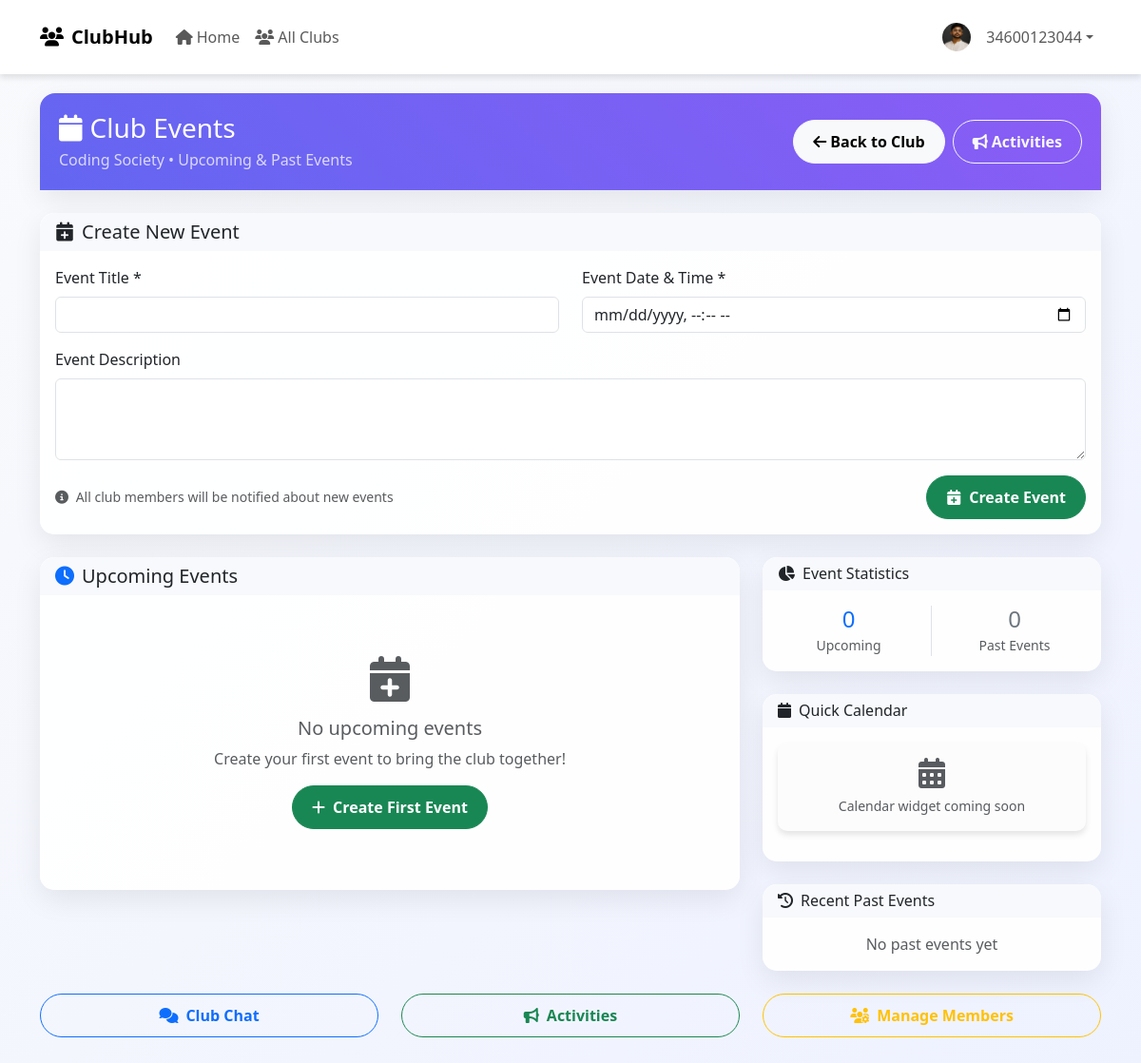
/clubs/EED2BA6D/events/ (signed in), run on an earlier commit of the app's database.
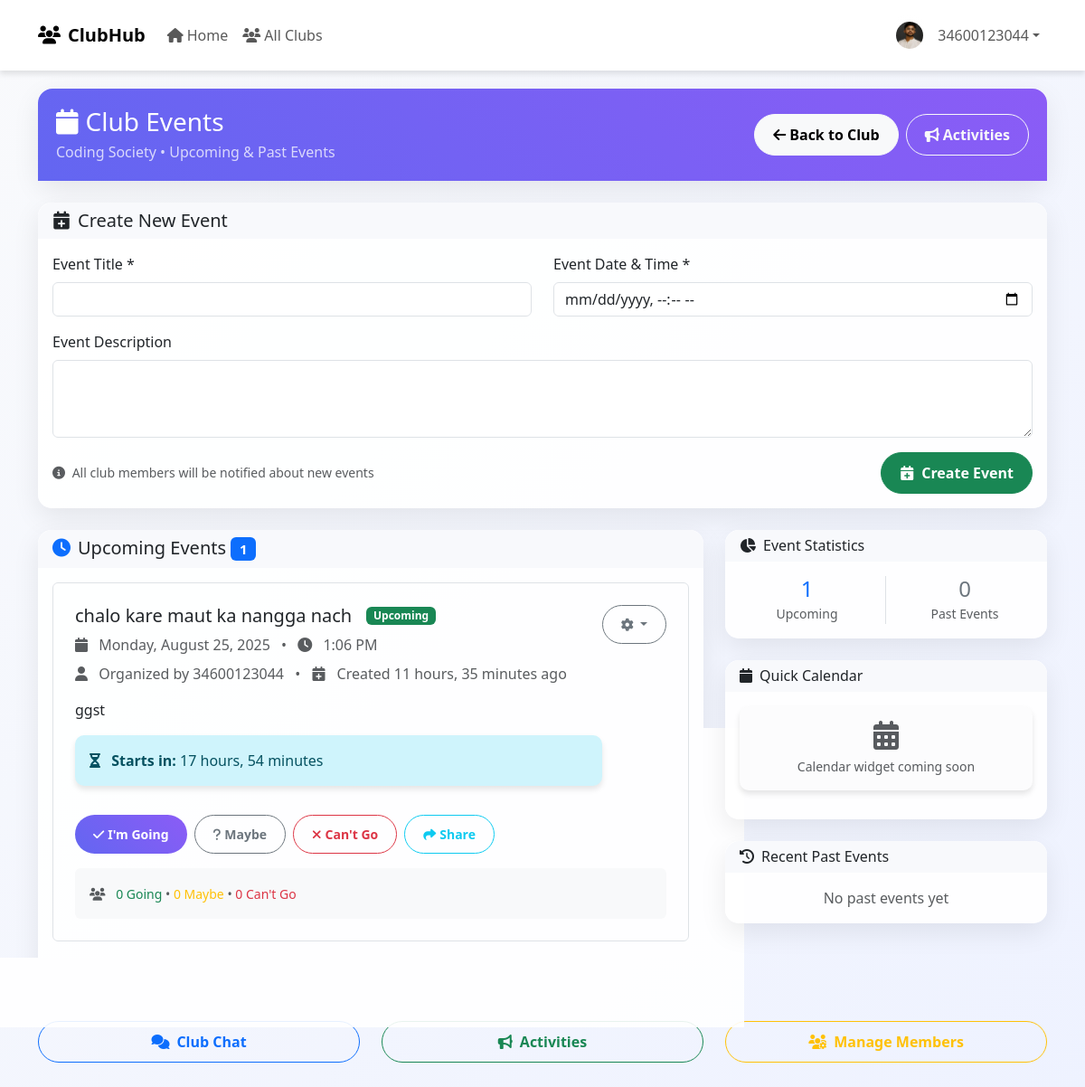
And on a later commit of the database.
### club/models.py (models this page shows, shortened)
class ClubEvent(models.Model):
    club = models.ForeignKey(Club, on_delete=models.CASCADE, related_name="events")
    title = models.CharField(max_length=255)
    description = models.TextField()
    event_date = models.DateTimeField()
    created_by = models.ForeignKey(User, on_delete=models.CASCADE)
    created_at = models.DateTimeField(auto_now_add=True)
    class Meta:
        ordering = ["event_date"]

### account/models.py (models this page shows, shortened)
class User(AbstractUser):
    ROLE_CHOICES = [
        ('admin', 'Admin'),
        ('management', 'Management'),
        ('hod', 'Head of Department'),
        ('teacher', 'Teacher'),
        ('student', 'Student'),
    ]
    role = models.CharField(max_length=20, choices=ROLE_CHOICES)
    department = models.ForeignKey(Department, on_delete=models.SET_NULL, null=True, blank=True)
    semester = models.ForeignKey(Semester, on_delete=models.SET_NULL, null=True, blank=True)
    accessible_batches = models.ManyToManyField(Semester, blank=True, related_name="teachers")

### club/views.py (the view, shortened to what this page needs)
# urls.py: path("<str:unique_id>/events/", views.club_events, name="club_events"),
@login_required
def club_events(request, unique_id):
    club = get_object_or_404(Club, unique_id=unique_id)
    membership = ClubMember.objects.filter(club=club, user=request.user, status="active").first()
    if not membership:
        messages.error(request, "🚫 You must be a member to view events.")
        return redirect("club:club_detail", unique_id=unique_id)
    upcoming_events = ClubEvent.objects.filter(club=club, event_date__gte=timezone.now()).order_by('event_date')
    past_events = ClubEvent.objects.filter(club=club, event_date__lt=timezone.now()).order_by('-event_date')[:10]
    event_form = EventForm()
    is_admin = membership.role in ["owner", "admin", "moderator"]
    return render(request, "club/events.html", {
        "club": club,
        "upcoming_events": upcoming_events,
        "past_events": past_events,
        "form": event_form,
        "is_admin": is_admin,
        "membership": membership
    })

### club/views.py
class EventForm(forms.ModelForm):
    class Meta:
        model = ClubEvent
        fields = ['title', 'description', 'event_date']
        widgets = {
            'title': forms.TextInput(attrs={'class': 'form-control'}),
            'description': forms.Textarea(attrs={'class': 'form-control', 'rows': 3}),
            'event_date': forms.DateTimeInput(attrs={'class': 'form-control', 'type': 'datetime-local'})
        }

### templates/club/events.html (shortened to what the changed rows need)
{% extends 'club_base.html' %}
{% block content %}
<div class="row">
    <div class="col-12">
        <div class="row">
            <div class="col-lg-8 mb-4">
                <div class="card">
                    <div class="card-header">
                        <h5 class="mb-0">
                            <i class="fas fa-clock text-primary me-2"></i>Upcoming Events
                            {% if upcoming_events %}
                                <span class="badge bg-primary">{{ upcoming_events|length }}</span>
                            {% endif %}
                        </h5>
                    </div>
                    <div class="card-body">
                        {% for event in upcoming_events %}
                        <div class="event-card border rounded p-4 mb-4 {% if not forloop.last %}border-bottom{% endif %}">
                            <div class="d-flex justify-content-between align-items-start mb-3">
                                <div class="flex-grow-1">
                                    <div class="d-flex align-items-center mb-2">
                                        <h5 class="mb-0 me-3">{{ event.title }}</h5>
                                        <span class="badge bg-success">Upcoming</span>
                                    </div>
                                    <div class="text-muted mb-2">
                                        <i class="fas fa-calendar me-2"></i>
                                        {{ event.event_date|date:"l, F d, Y" }}
                                        <span class="mx-2">•</span>
                                        <i class="fas fa-clock me-2"></i>
                                        {{ event.event_date|date:"g:i A" }}
                                    </div>
                                    <div class="text-muted mb-3">
                                        <i class="fas fa-user me-2"></i>
                                        Organized by {{ event.created_by.username }}
                                        <span class="mx-2">•</span>
                                        <i class="fas fa-calendar-plus me-2"></i>
                                        Created {{ event.created_at|timesince }} ago
                                    </div>
                                    {% if event.description %}
                                    <p class="text-muted mb-3">{{ event.description|linebreaks }}</p>
                                    {% endif %}
                                    <div class="alert alert-info mb-3">
                                        <i class="fas fa-hourglass-half me-2"></i>
                                        <strong>Starts in:</strong>
                                        <span id="countdown-{{ event.id }}">{{ event.event_date|timeuntil }}</span>
                                    </div>
                                </div>
                                {% if is_admin and event.created_by == user %}
                                <div class="dropdown">
                                    <button class="btn btn-outline-secondary btn-sm dropdown-toggle"
                                            type="button"
                                            data-bs-toggle="dropdown">
                                        <i class="fas fa-cog"></i>
                                    </button>
                                </div>
                                {% endif %}
                            </div>
                            <div class="d-flex gap-2 flex-wrap">
                                <button class="btn btn-primary btn-sm" onclick="rsvpEvent({{ event.id }}, 'yes')">
                                    <i class="fas fa-check me-1"></i>I'm Going
                                </button>
                                <button class="btn btn-outline-secondary btn-sm" onclick="rsvpEvent({{ event.id }}, 'maybe')">
                                    <i class="fas fa-question me-1"></i>Maybe
                                </button>
                                <button class="btn btn-outline-danger btn-sm" onclick="rsvpEvent({{ event.id }}, 'no')">
                                    <i class="fas fa-times me-1"></i>Can't Go
                                </button>
                                <button class="btn btn-outline-info btn-sm" onclick="shareEvent({{ event.id }})">
                                    <i class="fas fa-share me-1"></i>Share
                                </button>
                            </div>
                            <div class="mt-3 p-3 bg-light rounded">
                                <small class="text-muted">
                                    <i class="fas fa-users me-2"></i>
                                    <span class="text-success">0 Going</span> •
                                    <span class="text-warning">0 Maybe</span> •
                                    <span class="text-danger">0 Can't Go</span>
                                </small>
                            </div>
                        </div>
                        {% empty %}
                        <div class="text-center py-5">
                            <i class="fas fa-calendar-plus fa-3x text-muted mb-3"></i>
                            <h5 class="text-muted">No upcoming events</h5>
                            {% if is_admin %}
                                <p class="text-muted">Create your first event to bring the club together!</p>
                                <button class="btn btn-success" onclick="document.querySelector('#id_title').focus()">
                                    <i class="fas fa-plus me-2"></i>Create First Event
                                </button>
                            {% else %}
                                <p class="text-muted">Check back later for exciting club events.</p>
                            {% endif %}
                        </div>
                        {% endfor %}
                    </div>
                </div>
            </div>
            <div class="col-lg-4">
                <div class="card mb-4">
                    <div class="card-body">
                        <div class="row text-center">
                            <div class="col-6 border-end">
                                <h4 class="text-primary mb-0">{{ upcoming_events|length }}</h4>
                                <small class="text-muted">Upcoming</small>
                            </div>
                        </div>
                    </div>
                </div>
            </div>
        </div>
    </div>
</div>
{% endblock %}

What changed in the data, as far as the page shows it:
added ClubEvent: title "chalo kare maut ka nangga nach", event_date "Monday, August 25, 2025", event_date "1:06 PM", created_by.username "34600123044", created_at "11 hours, 35 minutes", description "ggst", event_date "17 hours, 54 minutes"
Also different on the page:
{{ upcoming_events|length }}: (not shown) → "1"
{{ upcoming_events|length }}: "0" → "1"
text no longer shown: "No upcoming events Create your first event to bring the club together! Create First Event"
